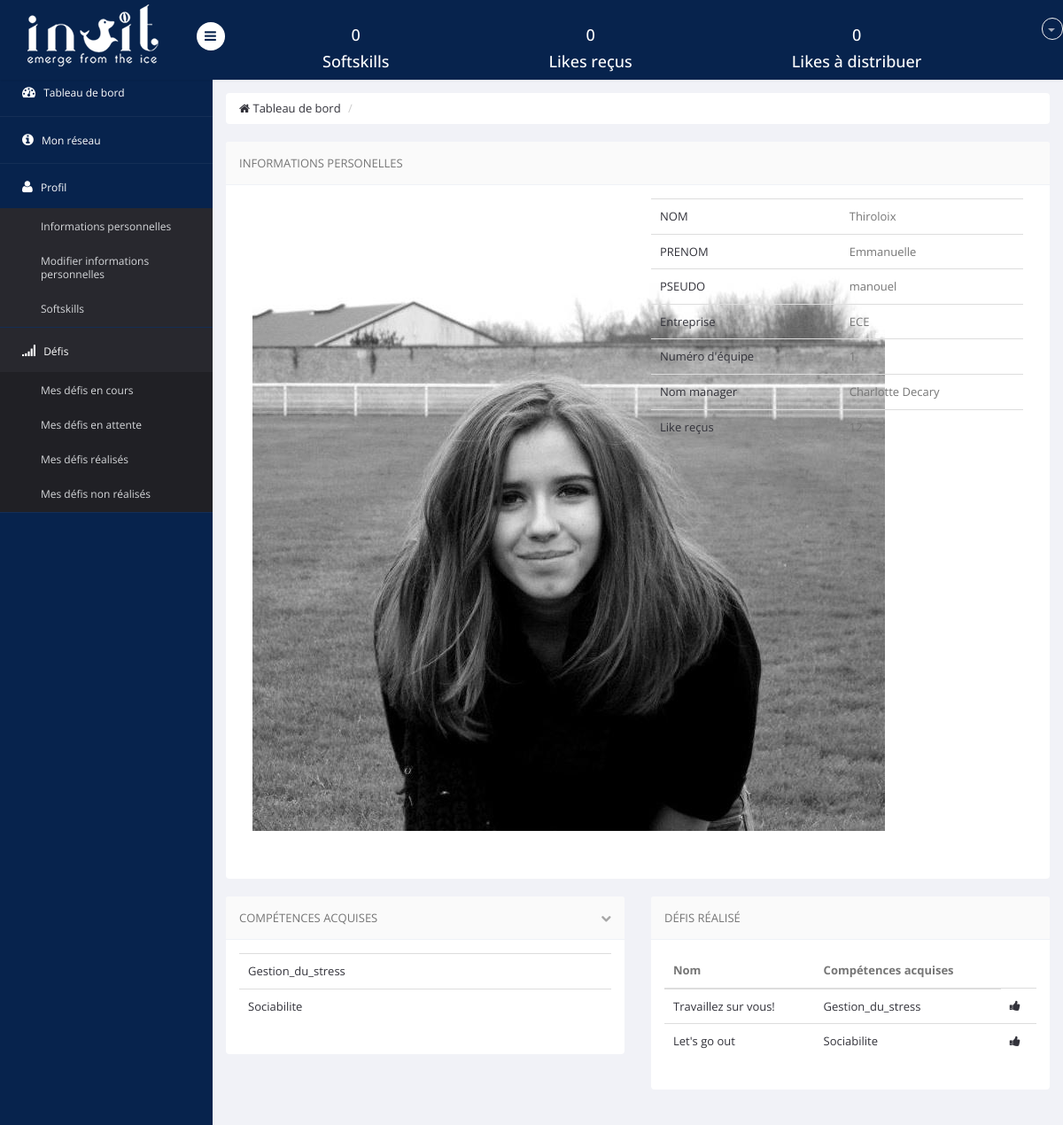
Page /profil_info.php?id=19 (signed in) on the earlier database version.
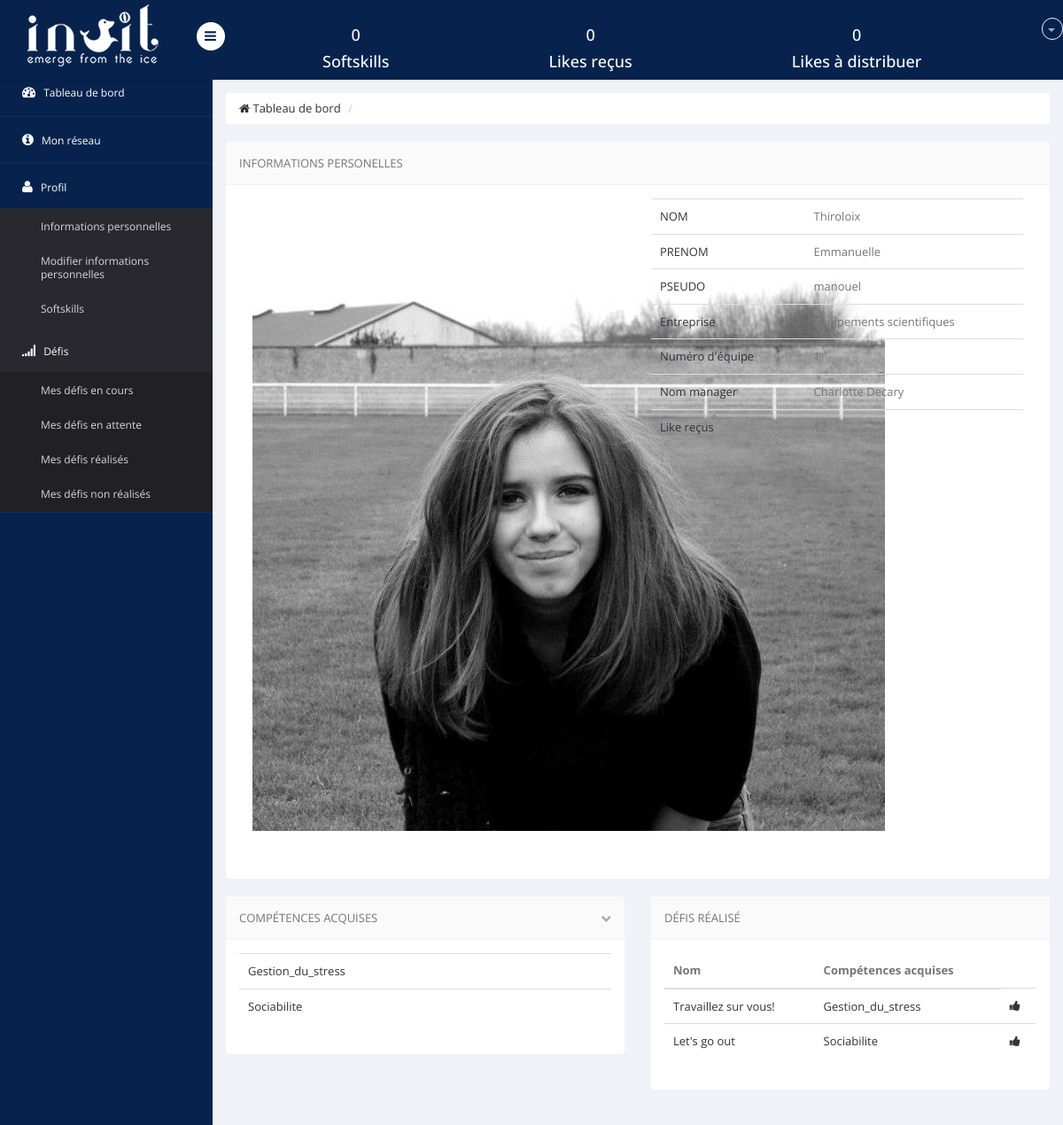
Same page on the later database version.
### tables this page shows
CREATE TABLE `informations` (
  `id` int(10) NOT NULL,
  `likes_recus` int(11) NOT NULL,
  `likes_distrib` int(11) NOT NULL DEFAULT '0',
  `defis_realises` varchar(255) NOT NULL,
  `defis_en_cours` varchar(255) NOT NULL,
  `defis_non_realises` varchar(255) NOT NULL,
  `defis_en_attente` varchar(255) NOT NULL,
  `entreprise` text NOT NULL,
  `equipe` int(11) NOT NULL,
  `type` set('employe','administrateur','manager') NOT NULL,
  `prenom` text NOT NULL,
  `nom` text NOT NULL,
  `competences` varchar(255) NOT NULL,
  `photo` varchar(100) NOT NULL DEFAULT 'user.png',
  `username` varchar(10) NOT NULL,
  `password` varchar(30) NOT NULL,
  `competences_acquises` varchar(255) NOT NULL,
  `date_ech_defis_en_cours` date DEFAULT NULL
);

CREATE TABLE `defis` (
  `id` int(11) NOT NULL,
  `nom` text NOT NULL,
  `resume` longtext NOT NULL,
  `competences_acquises` set('Optimisme','Confiance','Sociabilite','Empathie','Communication','Efficacite','Gestion_du_stress','Creativite','Audace','Motivation','Visualisation','Présence','Adaptabilite','Curiosite','Disponibilite') NOT NULL,
  `duree` int(11) NOT NULL,
  `importance` int(11) NOT NULL
);

### profil_info.php (the view, shortened to what this page needs)
<?php
require 'include/functions.php';
include("include/header.inc.php");
include("include/menu_haut.inc.php");
include("include/menu_gauche.inc.php");
$id=$_GET['id'];
require_once 'include/db.php';
$req=$pdo->prepare('SELECT * FROM informations WHERE id = ?');
      $req->execute([$id]);
      $mec=$req->fetch();
$req=$pdo->prepare('SELECT * FROM informations WHERE (entreprise=? AND equipe=? AND type=?)');
$req->execute([$mec->entreprise,$mec->equipe,"manager"]);
$manager=$req->fetch();
$req=$pdo->prepare('SELECT * FROM informations WHERE id = ?');
      $req->execute([$_SESSION['auth']->id]);
      $moi=$req->fetch();
$like_a_distrib=$moi->likes_distrib;
?>
  <body>
    <section id="main-content">
        <section class="wrapper">
        <div class="row">
                <div class="col-md-12">
                    <ul class="breadcrumb">
                        <li><a href="tableau_de_bord.php"><i class="fa fa-home"></i> Tableau de bord</a></li>
                        <li class="active"></li>
                    </ul>
                </div>
            </div>
            <div class="row">
              <div class="col-lg-12">
                <section class="panel">
                  <header class="panel-heading">
                    Informations personelles
                  </header>
                  <div class="panel-body">
                    <div class="col-lg-6">
                        <table class="table">
                            <tr>
                                  <img src=<?php echo("images/".$mec->photo)?> alt="">
                                  <br>
                                  <br>
                            </tr>
                        </table>
                    </div>
                    <div class="col-lg-6">
                        <table class="table">
                            <tr>
                                <td><a href="#">NOM</a></td>
                                <td>
                                    <?php echo($mec->nom)?>
                                </td>
                            </tr>
                            <tr>
                                <td><a href="#">PRENOM</a></td>
                                <td>
                                    <?php echo($mec->prenom)?>
                                </td>
                            </tr>
                            <tr>
                                <td><a href="#">PSEUDO</a></td>
                                <td><?php echo($mec->username)?>
                                </td>
                            </tr>
                            <tr>
                                <td><a href="#">Entreprise</a></td>
                                <td><?php echo($mec->entreprise)?>
                                </td>
                            </tr>
                            <tr>
                                <td><a href="#">Numéro d'équipe</a></td>
                                <td><?php echo($mec->equipe)?>
                                </td>
                            </tr>
                            <tr>
                                <td><a href="#">Nom manager</a></td>
                                <td><?php echo($manager->prenom.' '.$manager->nom)?>
                                </td>
                            </tr>
                            <tr>
                                <td><a href="#">Like reçus</a></td>
                                <td><?php echo($mec->likes_recus)?>
                                </td>
                            </tr>
                        </table>
                    </div>
                </div>
                 </section>
              </div>
            <div class="col-lg-6">
                <section class="panel">
                    <header class="panel-heading">
                        Compétences Acquises
                        <span class="tools pull-right">
                            <a href="javascript:;" class="fa fa-chevron-down"></a>
                         </span>
                    </header>
                    <div class="panel-body">
                        <table class="table  table-hover general-table">
                            <tbody>
                                    <?php $competences=$mec->competences_acquises;
                                    $comp=explode(",", $competences);
                                     if(!empty($competences)){
                                     foreach($comp as $c): ?>
                                       <tr>
                                       <td><a ><?php echo $c; ?></a></td>
                                        </tr>
                                    <?php endforeach;
                                    }
                                    else{?>
                                    <tr>
                                       <td><a >Pas de compétences acquises</a></td>
                                        </tr>
                                    <?php }?>
                                </tbody>
                        </table>
                    </div>
                </section>
            </div>
    <div class="col-lg-6">
                <section class="panel">
                    <header class="panel-heading">
                        Défis réalisé
                    </header>
                    <div class="panel-body">
                        <table class="table  table-hover general-table">
                            <thead>
                            <tr>
                                <th> Nom</th>                                <th>Compétences acquises</th>
                            </tr>
                            </thead>
                           <tbody>
                                <?php
                                $defis=$mec->defis_realises;
                                if(!empty($defis)){
                                    $int=explode(",", $defis);
                                    foreach($int as $def):
                                        $req=$pdo->prepare('SELECT * FROM defis WHERE id=?');
                                        $req->execute([$def]);
                                        $mon_def=$req->fetch();
                                        ?><tr>
                                          <td><a ><?php echo $mon_def->nom; ?></a></td>
                                          <td><a ><?php echo $mon_def->competences_acquises; ?></a></td>
                                          <?php if($like_a_distrib !='0'){?>
                                            <td><a href=<?php echo("liker_defis.php?id=".$id); ?>><i class="fa fa-thumbs-up"></i></a></td>
                                            <?php }?>
                                          </tr>
                                          <?php
                                    endforeach;
                                }else{?>
                                    <tr>
                                       <td><a >Pas de défis réalisés</a></td>
                                    </tr><?php
                                }?>
                            </tbody>
                        </table>
                    </div>
                </section>
            </div>
        </section>
    </section>
</section>
  </body>
</html>

### include/header.inc.php (shortened to what this page needs)
<!DOCTYPE html>
<html lang="en">
<head>
    <link href="css/bootstrap.min.css" rel="stylesheet">
    <link href="css/bootstrap-reset.css" rel="stylesheet">
    <link href="css/font-awesome/css/font-awesome.min.css" rel="stylesheet" />
    <link href="css/style.css" rel="stylesheet">
    <link href="css/style-responsive.css" rel="stylesheet" />
</head>

### include/menu_haut.inc.php (shortened to what this page needs)
<?php
require_once 'include/db.php';
    $req=$pdo->prepare('SELECT * FROM informations WHERE id = ?');
    $req->execute([$_SESSION['auth']->id]);
    $moi=$req->fetch();
    $nb_like_distrib=$moi->likes_distrib;
    $nb_like_recus=$moi->likes_recus;
    if($nb_like_recus==''){
        $nb_like_recus='0';
    }
    if($nb_like_distrib==''){
        $nb_like_distrib='0';
    }
    $competences=$moi->competences_acquises;
    if($competences!=''){
        $array_comp=explode(',', $competences);
        $nb_comp=count($array_comp);
    }
    else $nb_comp='0';
?>
<section id="container" >
<header class="header fixed-top clearfix">
<div class="brand">
      <a href="tableau_de_bord.php" class="logo">
      <img src="images/logo_inuit.png" alt="">
    </a>
    <div class="sidebar-toggle-box">
        <div class="fa fa-bars"></div>
    </div>
</div>
<div class="top-nav clearfix">
 <ul class="nav pull-left top-menu1">
<h4><?php echo $nb_comp ?></h4>
<h4>Softskills</h4>
</ul>
<ul class="nav pull-left top-menu2">
<h4><?php echo $nb_like_recus ?></h4>
<h4>Likes reçus </h4>
</ul>
<ul class="nav pull-left top-menu3">
<h4><?php echo $nb_like_distrib ?></h4>
<h4>Likes à distribuer</h4>
</ul>
    <ul class="nav pull-right top-menu">
        <li class="dropdown">
            <a data-toggle="dropdown" class="dropdown-toggle" href="modification_information.php">
                <b class="caret"></b>
            </a>
        </li>
    </ul>
</div>
</header>

### include/menu_gauche.inc.php
<?php
      $page = $_SERVER['REQUEST_URI'];
      $page = str_replace("/projet-ppe/", "",$page);
?>
<aside>
    <div id="sidebar" class="nav-collapse">
                    <div class="leftside-navigation">
            <ul class="sidebar-menu" id="nav-accordion">
            <li>
                <a href="tableau_de_bord.php" <?php if($page == "tableau_de_bord.php" ){echo 'class="active"';} ?>>
                    <i class="fa fa-dashboard"></i>
                    <span>Tableau de bord</span>
                </a>
            </li>
            <li class="sub-menu">
                <a href="liste_connexion.php" <?php if($page == "liste_connexion.php"){echo 'class="active"';} ?>>
                    <i class="fa fa-info-circle"></i>
                    <span>Mon réseau</span>
                </a>
            </li>
            <li class="sub-menu">
                <a href="javascript:;" <?php if($page == "modification_information.php" || $page=="modification_information_modif.php" || $page=="modification_information_competences.php"){echo 'class="active"';} ?>>
                    <i class="fa fa-user"></i>
                    <span>Profil</span>
                </a>
                <ul class="sub">
                    <li <?php if($page == "modification_information.php" ){echo 'class="active"';} ?>><a href="modification_information.php">Informations personnelles</a></li>
                </ul>
                <ul class="sub">
                    <li <?php if($page == "modification_information_modifs.php" ){echo 'class="active"';} ?>><a href="modification_information_modifs.php">Modifier informations personnelles</a></li>
                </ul>
                <ul class="sub">
                    <li <?php if($page == "modification_information_competences.php" ){echo 'class="active"';} ?>><a href="modification_information_competences.php">Softskills</a></li>
                </ul>
            </li>
            <li class="sub-menu">
                <a href="javascript:;" <?php if($page == "defis_en_cours.php" || $page=="defis_en_attente.php" || $page="defis_non_realises.php" || $page=="defis_realises.php"){echo 'class="active"';} ?>>
                    <i class="fa fa-signal"></i>
                    <span>Défis</span>
                </a>
                <ul class="sub">
                    <li <?php if($page == "defis_en_cours.php" ){echo 'class="active"';} ?>><a href="defis_en_cours.php">Mes défis en cours</a></li>
                </ul>
                <ul class="sub">
                    <li <?php if($page == "defis_en_attente.php" ){echo 'class="active"';} ?>><a href="defis_en_attente.php">Mes défis en attente</a></li>
                </ul>
                <ul class="sub">
                    <li <?php if($page == "defis_realises.php" ){echo 'class="active"';} ?>><a href="defis_realises.php">Mes défis réalisés</a></li>
                </ul>
                <ul class="sub">
                    <li <?php if($page == "defis_non_realises.php" ){echo 'class="active"';} ?>><a href="defis_non_realises.php">Mes défis non réalisés</a></li>
                </ul>
            </li>
        </ul></div>
    </div>
</aside>

Differences in the rows shown:
changed informations "Thiroloix": entreprise "ECE" → "Equipements scientifiques"
